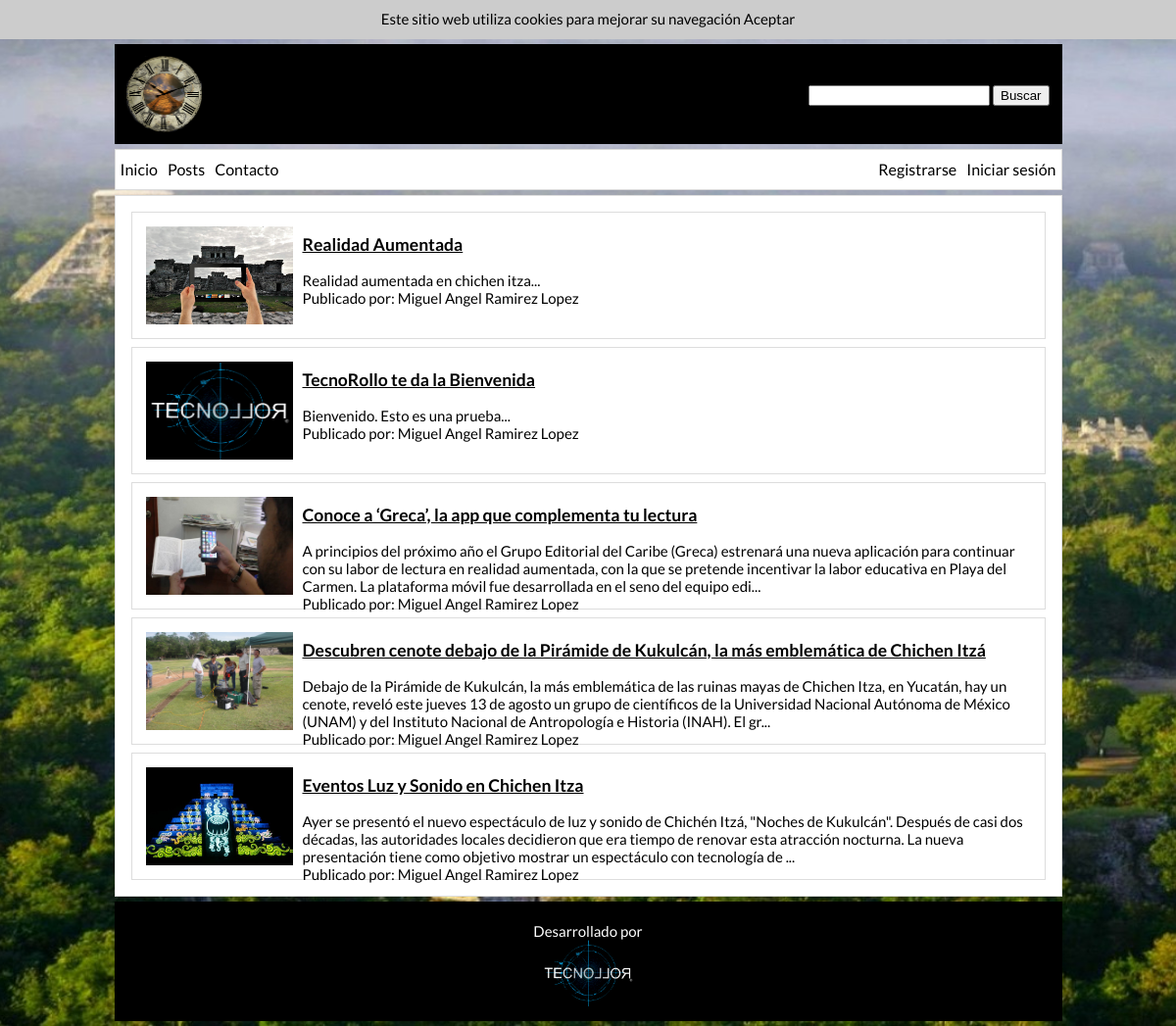
The page / on the database its author committed.
### tables this page shows
CREATE TABLE IF NOT EXISTS `z_posts` (
  `id` int(11) NOT NULL AUTO_INCREMENT,
  `titulo` varchar(100) NOT NULL,
  `imagen` varchar(100) DEFAULT NULL,
  `mensaje` text NOT NULL,
  `autor` int(11) NOT NULL,
  PRIMARY KEY (`id`)
);

CREATE TABLE IF NOT EXISTS `z_users` (
  `id` int(11) NOT NULL AUTO_INCREMENT,
  `user` varchar(100) NOT NULL,
  `password` varchar(100) NOT NULL,
  PRIMARY KEY (`id`)
);

### inc/funciones.php (called while the page is built, shortened)
<?php
if (!function_exists("GetSQLValueString")) {
	function GetSQLValueString($theValue, $theType, $theDefinedValue = "", $theNotDefinedValue = "")
	{
	  $theValue = function_exists("mysql_real_escape_string") ? mysql_real_escape_string($theValue) : mysql_escape_string($theValue);
	  switch ($theType) {
		case "long":
		case "int":
		  $theValue = ($theValue != "") ? intval($theValue) : "NULL";
		  break;
	  }
	  return $theValue;
	}
}
	$query_DatosWeb = "SELECT * FROM z_datos";
	$DatosWeb = mysql_query($query_DatosWeb, $conexion) or die(mysql_error());
	$row_DatosWeb = mysql_fetch_assoc($DatosWeb);
	$dato= array($row_DatosWeb['url'],$row_DatosWeb['titulo'],$row_DatosWeb['admin']);
function nombre($iduser){
	 global $database_conexion, $conexion;
	$query_DatosFuncion = sprintf("SELECT user FROM z_users WHERE id=%s",
		GetSQLValueString($iduser, "int"));
	$DatosFuncion = mysql_query($query_DatosFuncion, $conexion) or die(mysql_error());
	$row_DatosFuncion = mysql_fetch_assoc($DatosFuncion);
    return $row_DatosFuncion['user'];
}
?>

### conexion.php (called while the page is built, shortened)
<?php
    $hostname_conexion = "db620985971.db.1and1.com";
	$database_conexion = "db620985971";
	$username_conexion = "dbo620985971";
	$password_conexion = "agentemd";
	$conexion = mysql_pconnect($hostname_conexion, $username_conexion, $password_conexion) or trigger_error(mysql_error(),E_USER_ERROR);
	include('inc/funciones.php');
?>

### inc/listado.php (the view, shortened to what this page needs)
<?php
    $query_DatosPost = "SELECT * FROM z_posts ORDER BY id DESC";
    $DatosPost = mysql_query($query_DatosPost, $conexion) or die(mysql_error());
    $row_DatosPost = mysql_fetch_assoc($DatosPost);
    $totalRows_DatosPost = mysql_num_rows($DatosPost);
?>
<?php if ($totalRows_DatosPost!=0){?>
<?php do {?>
<div id="listado">
<?php if ($row_DatosPost['imagen'] !=''){?>
<img src="<?php echo "" ?>img/upload/<?php echo $row_DatosPost['imagen'] ?>" width="150" height="100" class="mi_miniatura">
<?php }?>
<a href="<?php echo "" ?>ver_post.php?id=<?php echo $row_DatosPost['id'] ?>"><h3><?php echo $row_DatosPost['titulo'];?></h3></a>
<span><?php $cortar=substr($row_DatosPost['mensaje'], 0, 305)."..."; echo $cortar;?></span><br>
<?php echo "Publicado por: ".nombre($row_DatosPost['autor']);?>
</div>
<?php } while ($row_DatosPost = mysql_fetch_assoc($DatosPost));?>
<?php } else echo 'No hay anuncios';?>

### index.php (shortened to what this page needs)
<?php require_once ('conexion.php'); ?>
<!doctype html>
<html>
<head>
<link rel="stylesheet" type="text/css" href="css/estilos.css">
</head>
<body>
<?php if (!isset($_COOKIE['galleta'])){?>
<div id="cookies">Este sitio web utiliza cookies para mejorar su navegación <a onClick="set_cookie('yes');" class="cursor">Aceptar</a></div>
<?php }?>
<?php include('inc/header.php'); ?>
<?php include('inc/menu.php'); ?>
<div class="cuerpo">
<?php include('inc/listado.php'); ?>
</div>
<?php include('inc/footer.php'); ?>
</body>
</html>

### inc/header.php (shortened to what this page needs)
<header class="encabezado">
<div id="logo"><a href="<?php echo "" ?>"><img src="<?php echo "" ?>img/icon.png" width="25%" height="auto"></a></div>
<div id="buscador">
<form onSubmit="return false" name="mibuscador">
<input type="text" name="textoescrito" id="textoescrito" value="" onKeyUp="buscador_ajax(textoescrito.value);">
<input type="submit" value="Buscar">
</form>
</div>
</header>

### inc/menu.php (shortened to what this page needs)
<nav class="menu">
<a href="<?php echo $dato['0'] ?>"><li class="item_m">Inicio</li></a>
<li class="item_m">Posts</li>
<li class="item_m">Contacto</li>
<?php if (!isset($_SESSION['iduser'])){?>
<a onClick="ventanas(1);" class="cursor"><li class="item_l">Iniciar sesi&oacute;n</li></a>
<a href="registro.php"><li class="item_l">Registrarse</li></a>
<?php } else {?>
<a href="inc/cerrar.php?cerrar=yes"><li class="item_l">X</li></a>
<li class="item_l"><?php echo $_SESSION['nombreuser'] ?></li>
<?php }?>
</nav>

### inc/footer.php
<footer class="pie">
Desarrollado por <br><img src="img/logo.png" alt="logo" width="10%" height="auto">
</footer>

### css/estilos.css (style rules this page uses)
html { background: url(../img/fondo.jpg) no-repeat fixed center transparent ; -webkit-background-size: cover; -moz-background-size: cover; -o-background-size: cover; background-size: cover; }
body { margin:0px; font-size:15px; font-family: 'Lato', sans-serif; }
.cursor { cursor:pointer; }
a { color:#000; }
.encabezado { margin:5px auto; max-width:965px; height:100px; background: #000000; border:1px solid #000000; }
.menu { margin:5px auto; max-width:965px; height:40px; background:#fff; border:1px solid #ddd; }
.cuerpo { margin:5px auto; max-width:949px; padding:8px; min-height:600px; background:#fff; border:1px solid #ddd; }
.pie { margin: 5px auto; max-width: 965px; height: 100px; padding-top: 20px; background: #000000; border: 1px solid #000000; text-align: center; color:white; }
#logo { padding:11px; float:left; }
.item_m { float: left; font-size: 16px; padding: 10px 5px; list-style:none; }
.item_l { float: right; font-size: 16px; padding: 10px 5px; list-style:none; }
#cookies { height:40px; width:100%; background:#CCC; text-align:center; line-height:38px; }
#listado { height:120px; border:1px solid #ddd; margin:8px; padding:4px; }
.mi_miniatura { padding: 10px; float: left; }
#buscador { float:right; margin: 41px 12px 0px 0px; }

### rows shown on the page
z_posts: imagen (picture), titulo "Realidad Aumentada", mensaje "Realidad aumentada en chichen itza...", autor.user "Miguel Angel Ramirez Lopez"
z_posts: imagen (picture), titulo "TecnoRollo te da la Bienvenida", mensaje "Bienvenido. Esto es una prueba...", autor.user "Miguel Angel Ramirez Lopez"
z_posts: imagen (picture), titulo "Conoce a ‘Greca’, la app que complementa tu lectura", mensaje "A principios del próximo año el Grupo Editorial del Caribe (Greca) estrenará una nueva aplicación para continuar con su labor de lectura en realidad aumentada, con la que se pretende incentivar la labor educativa en Playa del Carmen. La plataforma móvil fue desarrollada en el seno del equipo edi...", autor.user "Miguel Angel Ramirez Lopez"
z_posts: imagen (picture), titulo "Descubren cenote debajo de la Pirámide de Kukulcán, la más emblemática de Chichen Itzá", mensaje "Debajo de la Pirámide de Kukulcán, la más emblemática de las ruinas mayas de Chichen Itza, en Yucatán, hay un cenote, reveló este jueves 13 de agosto un grupo de científicos de la Universidad Nacional Autónoma de México (UNAM) y del Instituto Nacional de Antropología e Historia (INAH). El gr...", autor.user "Miguel Angel Ramirez Lopez"
z_posts: imagen (picture), titulo "Eventos Luz y Sonido en Chichen Itza", mensaje "Ayer se presentó el nuevo espectáculo de luz y sonido de Chichén Itzá, \"Noches de Kukulcán\". Después de casi dos décadas, las autoridades locales decidieron que era tiempo de renovar esta atracción nocturna. La nueva presentación tiene como objetivo mostrar un espectáculo con tecnología de ...", autor.user "Miguel Angel Ramirez Lopez"
